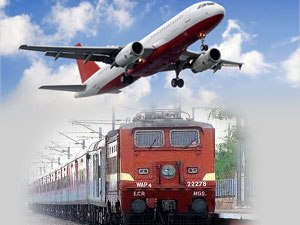
#> input picture Item detection and image analyzation (PCA,K-means)  with tensorflow/image1.jpg, 300 x 225 px
$ python thresholding.py '../Item detection and image analyzation (PCA,K-means)  with tensorflow/image1.jpg' out.png 100
#> lines starting #> are read from the running program, lines starting #| are printed output that depends on the picture; after the words box and inside, x2 and y2 are one past the last pixel; in counts of white or black regions, pixels touching at a corner belong together
# Μετά τα πειράματα με τις 2 εικόνες παρατήρησα ότι δεν υπάρχει
# κατάλληλο κατώφλι αφού αν αυτό είναι πολύ χαμηλό τότε
# η εικόνα αλλοιώνεται επειδή έχει πάρα πολλά άσπρα εικονοστοιχεία
# ενώ αν ειναι πολύ υψηλό τότε η εικόνα αλλοιώνεται επειδή
# έχει πάρα πολλά μαύρα εικονοστοιχεία. Οπότε μπορούμε να αποδώσουμε
# μια σχετικά κατάλληλη τιμή του κατωφλίου μετά απο πειράματα
# η οποία αλλάζει από εικόνα σε εικόνα.
import sys
import numpy as np
from numpy import *
import matplotlib.pyplot as plt
from PIL import Image


def if_RGB_Change(im,r,c):
    im = double (im)
    change = np.zeros([r,c])
    if(len(im.shape) == 3):
        for i in range(r):
            for j in range(c):
                change[i][j] = (im[i][j][0]+im[i][j][1]+im[i][j][2])/3
        print("Grey image")
        plt.imshow(change,cmap="gray")
        plt.show()
        return change
    else:
        return im

def thresholdImage(imageArray,r,c,t):
    array1= np.zeros([r,c])
    for i in range(r):
        for j in range(c):
            if imageArray[i][j] > t:
                array1[i][j] = 255
            else:
                array1[i][j]= 0
    return array1


image = sys.argv[1]
saveImage = sys.argv[2]
threshold = int(sys.argv[3])

#Άνοιγμα εικόνας, αποθήκευση και προβολή της
#καθώς και υπολογισμό των γραμμών και των
#στηλών της εικόνας
f = np.array(Image.open(image))
#> f is the input picture: shape (225, 300, 3); mean R, G, B 158, 157.1, 168.7
rows,columns = f.shape[0],f.shape[1]
#> rows = 225; columns = 300
print("(rows,colums) = (",f.shape[0],',',f.shape[1],')')
#| (rows,colums) = ( 225 , 300 )
print("image = ",f)
#> (printed output is left out)
plt.imshow(f, cmap="gray")
plt.show()

#Έλεγχος αν μια εικόνα είναι RGB ή Greyscale και αν είναι RGB μετατροπή σε Greyscale
#με τον μέσο όρο των τριών καναλιών της RGB εικόνας
newImage = np.zeros([rows,columns])
newImage = if_RGB_Change(f,rows,columns)
#> after the loop in if_RGB_Change, `for i in range(r):`:
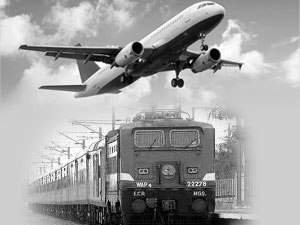
#> change: shape (225, 300) float64; min 0.333, max 255, mean 161.3

#Υπολογισμός της καταφλιωμένης εικόνα, καθώς και η εμφάνιση και αποθήκευσή της
thresholdedImage = np.zeros([rows,columns])
thresholdedImage = thresholdImage(newImage,rows,columns,threshold)
#> after the loop in thresholdImage, `for i in range(r):`:
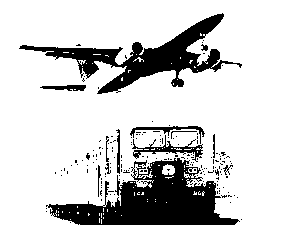
#> array1: shape (225, 300) float64; 81.5% white; 185 black regions (172 under 20 px), largest, box (x1, y1, x2, y2) and area: (46, 158, 240, 225) 6293, (19, 13, 242, 94) 4518, (132, 135, 203, 162) 460
print("threshold = ",threshold)
plt.imshow(thresholdedImage,cmap="gray")
plt.show()
Image.fromarray(thresholdedImage.astype(np.uint8)).save(saveImage)

$ run again, on Item detection and image analyzation (PCA,K-means)  with tensorflow/image3.jpg
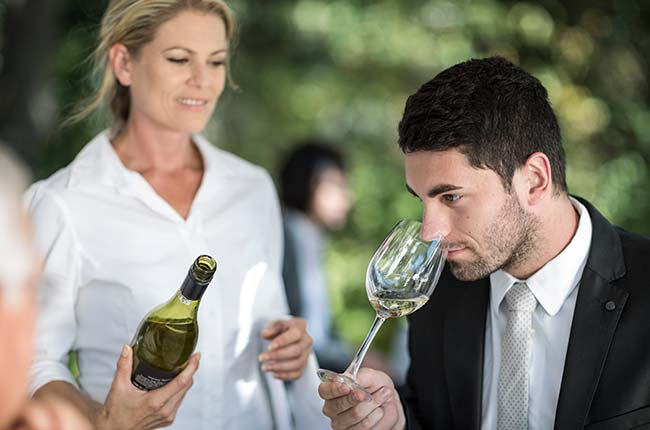
#> input picture Item detection and image analyzation (PCA,K-means)  with tensorflow/image3.jpg, 650 x 430 px
#> f is the input picture: shape (430, 650, 3); mean R, G, B 128.7, 126, 112.6
#| (rows,colums) = ( 430 , 650 )
#> (printed output is left out)
#> after the loop in if_RGB_Change, `for i in range(r):`:
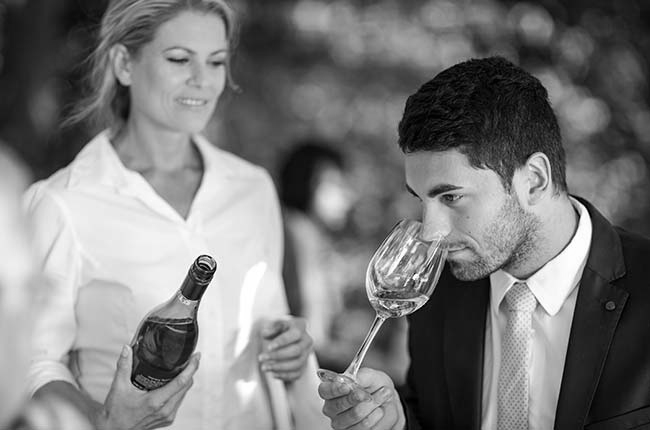
#> change: shape (430, 650) float64; min 0, max 255, mean 122.4
#> after the loop in thresholdImage, `for i in range(r):`:
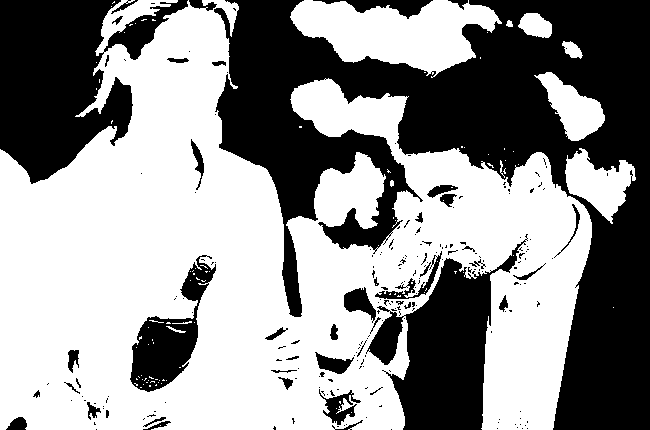
#> array1: shape (430, 650) float64; 57.8% white; 220 black regions (175 under 20 px), largest, box (x1, y1, x2, y2) and area: (214, 0, 650, 430) 74520, (0, 0, 188, 184) 19191, (366, 234, 528, 430) 13410

$ run again, on Item detection and image analyzation (PCA,K-means)  with tensorflow/image4.jpg
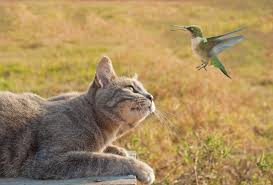
#> input picture Item detection and image analyzation (PCA,K-means)  with tensorflow/image4.jpg, 273 x 185 px
#> f is the input picture: shape (185, 273, 3); mean R, G, B 167.2, 140, 93.2
#| (rows,colums) = ( 185 , 273 )
#> (printed output is left out)
#> after the loop in if_RGB_Change, `for i in range(r):`:
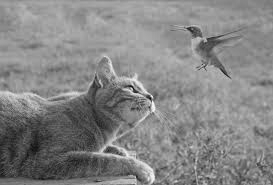
#> change: shape (185, 273) float64; min 6, max 246.7, mean 133.5
#> after the loop in thresholdImage, `for i in range(r):`:
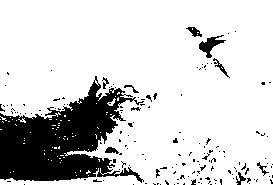
#> array1: shape (185, 273) float64; 81.8% white; 156 black regions (144 under 20 px), largest, box (x1, y1, x2, y2) and area: (0, 76, 144, 183) 7896, (199, 35, 226, 58) 245, (186, 27, 202, 37) 81
